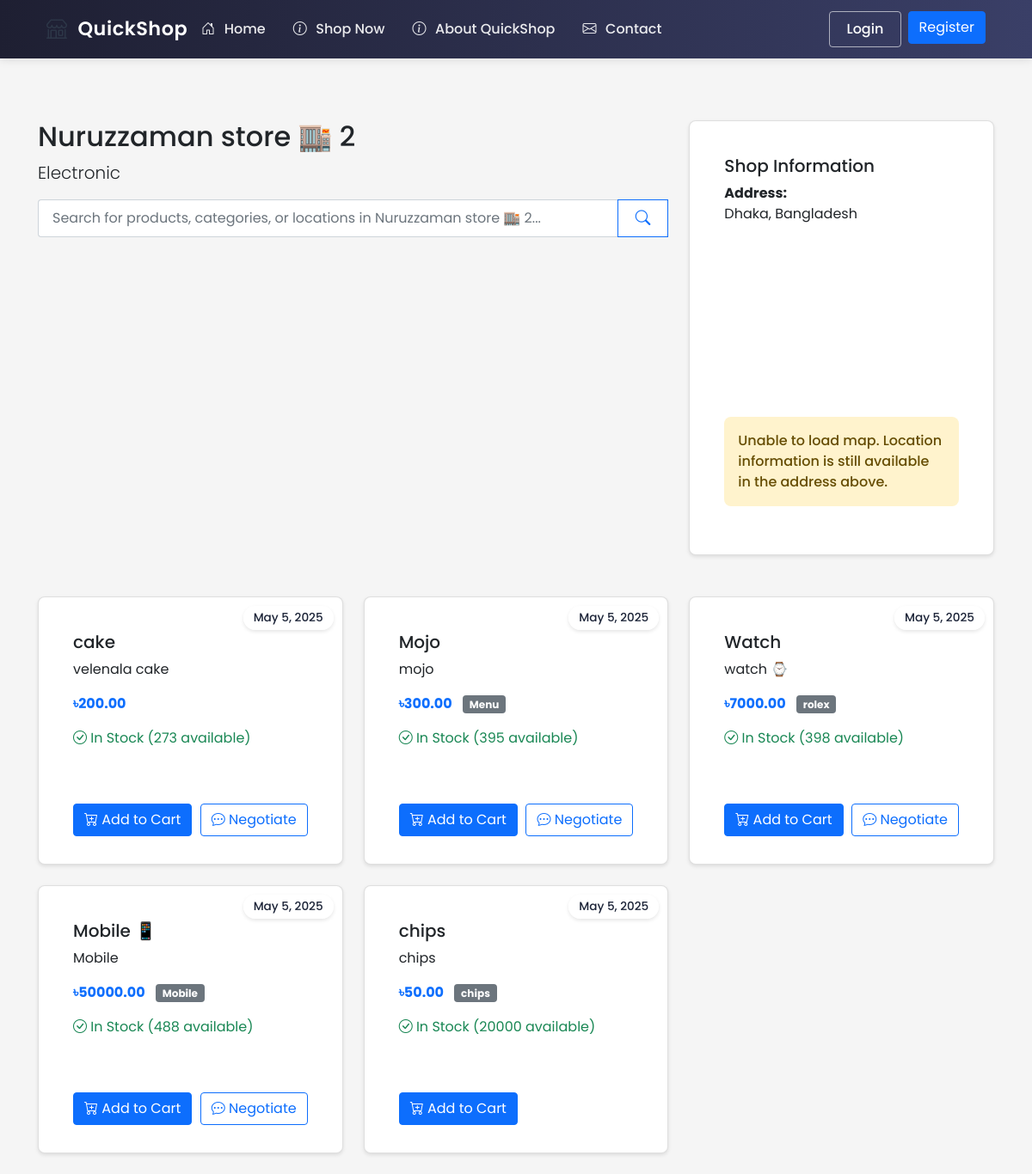
/shop/1, run on an earlier commit of the app's database.
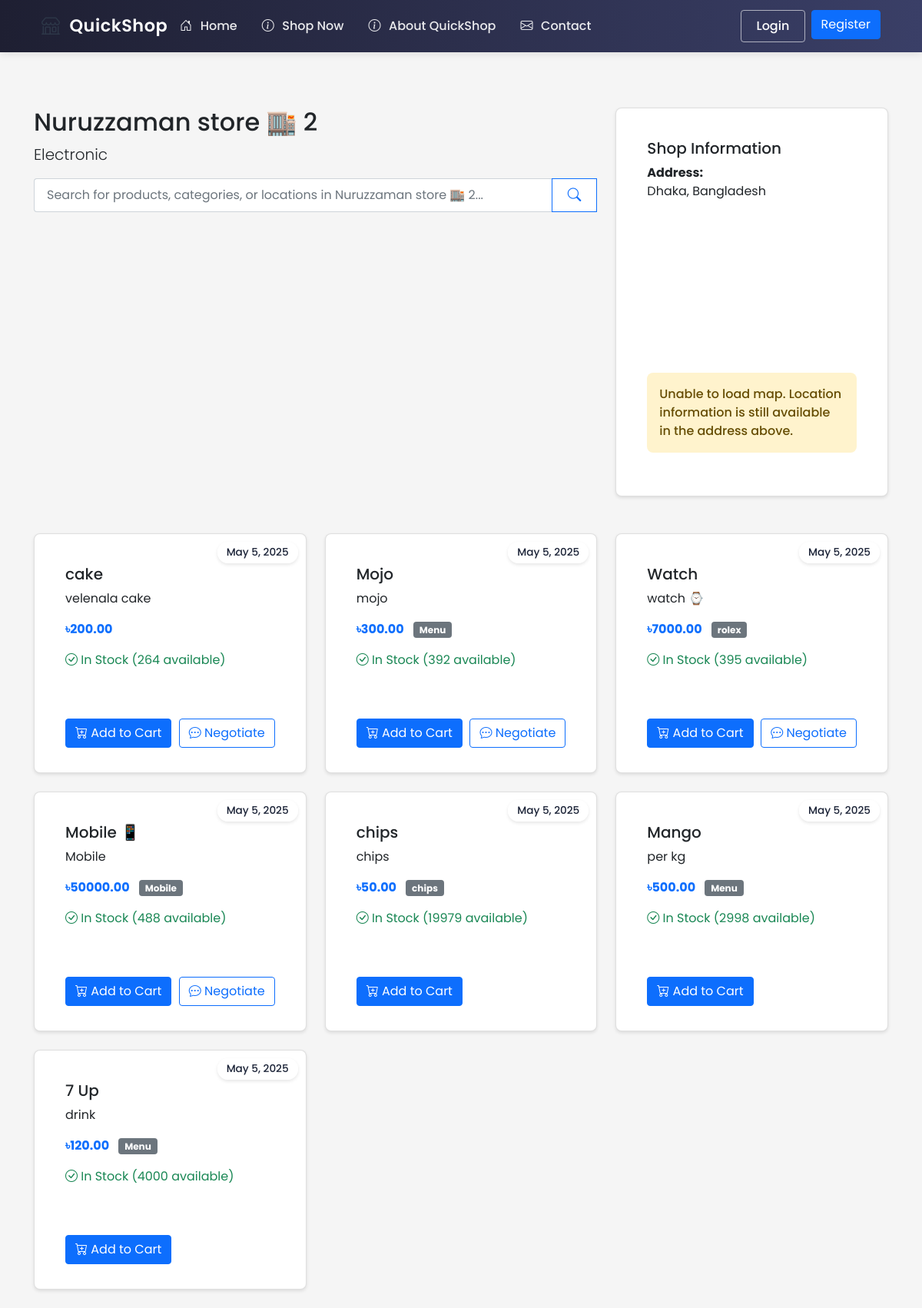
And on a later commit of the database.
### ecommerce/models/shop.py (models this page shows, shortened)
class Shop(db.Model):
    id = db.Column(db.Integer, primary_key=True)
    name = db.Column(db.String(100), nullable=False)
    description = db.Column(db.Text)
    about = db.Column(db.Text)  # New field for shop-specific About content
    owner_id = db.Column(db.Integer, db.ForeignKey('user.id'), nullable=False)
    location_lat = db.Column(db.Float, nullable=True)
    location_lng = db.Column(db.Float, nullable=True)
    address = db.Column(db.String(200), nullable=True)
    approval_status = db.Column(db.String(20), server_default='pending')  # pending, approved, rejected
    images = db.relationship('Image', lazy=True,
                           foreign_keys='Image.shop_id',
                           cascade="all, delete-orphan",
                           backref=db.backref('shop_ref', lazy=True))
    phone = db.Column(db.String(20))
    email = db.Column(db.String(120))
    website = db.Column(db.String(200))
    business_hours = db.Column(db.Text)  # Stored as JSON string
    created_at = db.Column(db.DateTime, default=datetime.utcnow)
    is_active = db.Column(db.Boolean, default=False)  # Only true after approval
    products = db.relationship('Product', backref='shop', lazy=True)

class Product(db.Model):
    id = db.Column(db.Integer, primary_key=True)
    name = db.Column(db.String(100), nullable=False)
    description = db.Column(db.Text)
    price = db.Column(db.Float, nullable=False)
    stock = db.Column(db.Integer, nullable=False, default=0)
    shop_id = db.Column(db.Integer, db.ForeignKey('shop.id'), nullable=False)
    category = db.Column(db.String(50))  # Add category field
    created_at = db.Column(db.DateTime, default=datetime.utcnow)
    images = db.relationship('Image', lazy=True,
                           foreign_keys='Image.product_id',
                           cascade="all, delete-orphan",
                           backref=db.backref('product_ref', lazy=True))
    rating = db.Column(db.Float, default=0.0)  # Average rating
    rating_count = db.Column(db.Integer, default=0)  # Number of ratings
    reviews = db.relationship(Review, backref='product', lazy=True)
    min_price = db.Column(db.Float)  # Minimum acceptable price
    max_discount_percentage = db.Column(db.Float, default=20.0)  # Maximum allowed discount
    continue_iteration = db.Column(db.Boolean, default=False)  # Whether to continue negotiation after max discount
    def is_negotiable(self):
        return self.min_price is not None and self.min_price < self.price

### ecommerce/routes/shop.py (the view)
@shop_bp.route('/<int:shop_id>')
def view(shop_id):
    shop = Shop.query.get_or_404(shop_id)
    if not shop.is_active or shop.approval_status != 'approved':
        flash('This shop is not currently active', 'warning')
        return redirect(url_for('shop.index'))
    return render_template('shop/view.html', shop=shop)

### ecommerce/templates/shop/view.html (shortened to what this page needs)
{% extends "base.html" %}
{% block content %}
<div class="container mt-4">
    <div class="row mb-4">
        <div class="col-md-8">
            <h2>{{ shop.name }}</h2>
            <p class="lead">{{ shop.description }}</p>
            <form class="search-form mb-4" action="{{ url_for('main.search') }}" method="GET">
                <div class="input-group">
                    <input class="form-control search-input" type="search" name="q"
                           placeholder="Search for products, categories, or locations in {{ shop.name }}..."
                           value="{{ request.args.get('q', '') }}"
                           aria-label="Search" autocomplete="off">
                    <button class="btn btn-outline-primary" type="submit">
                        <i class="bi bi-search"></i>
                    </button>
                </div>
            </form>
        </div>
        <div class="col-md-4">
            <div class="card">
                <div class="card-body">
                    <h5 class="card-title">Shop Information</h5>
                    <p><strong>Address:</strong><br>
                    {{ shop.address }}</p>
                    <div id="map" style="height: 200px;"></div>
                    <div id="mapError" class="alert alert-warning mt-2" style="display: none;">
                        Unable to load map. Location information is still available in the address above.
                    </div>
                </div>
            </div>
        </div>
    </div>
    <div class="row">
        {% for product in shop.products %}
            <div class="col-md-4 mb-4">
                <div class="card h-100 product-card">
                    <span class="date-badge">May 5, 2025</span>
                    <div class="card-body">
                        <h5 class="card-title">{{ product.name }}</h5>
                        <p class="card-text">{{ product.description[:100] }}{% if product.description|length > 100 %}...{% endif %}</p>
                        <p class="card-text">
                            <strong class="text-primary">৳{{ "%.2f"|format(product.price) }}</strong>
                            {% if product.category %}
                                <span class="badge bg-secondary ms-2">{{ product.category }}</span>
                            {% endif %}
                        </p>
                        {% if product.stock > 0 %}
                            <p class="text-success">
                                <i class="bi bi-check-circle"></i> In Stock ({{ product.stock }} available)
                            </p>
                        {% else %}
                            <p class="text-danger">
                                <i class="bi bi-x-circle"></i> Out of Stock
                            </p>
                        {% endif %}
                    </div>
                    <div class="card-footer bg-transparent border-top-0 d-flex justify-content-between">
                        {% if product.stock > 0 %}
                            <button class="btn btn-primary add-to-cart"
                                    data-product-id="{{ product.id }}"
                                    data-product-name="{{ product.name }}">
                                <i class="bi bi-cart-plus"></i> Add to Cart
                            </button>
                            {% if product.is_negotiable() %}
                                <button class="btn btn-outline-primary negotiate-price"
                                        data-product-id="{{ product.id }}"
                                        data-product-name="{{ product.name }}"
                                        data-price="{{ product.price }}">
                                    <i class="bi bi-chat-dots"></i> Negotiate
                                </button>
                            {% endif %}
                        {% else %}
                            <button class="btn btn-secondary" disabled>Out of Stock</button>
                        {% endif %}
                    </div>
                </div>
            </div>
        {% else %}
            <div class="col-12">
                <div class="alert alert-info">
                    No products available in this shop yet.
                </div>
            </div>
        {% endfor %}
    </div>
</div>
{% endblock %}

What changed in the data, as far as the page shows it:
changed Product "cake": stock "273" → "264"
changed Product "Mojo": stock "395" → "392"
changed Product "Watch": stock "398" → "395"
changed Product "chips": stock "20000" → "19979"
added Product: name "Mango", description "per kg", price "500.00", category "Menu", stock "2998"
added Product: name "7 Up", description "drink", price "120.00", category "Menu", stock "4000"
